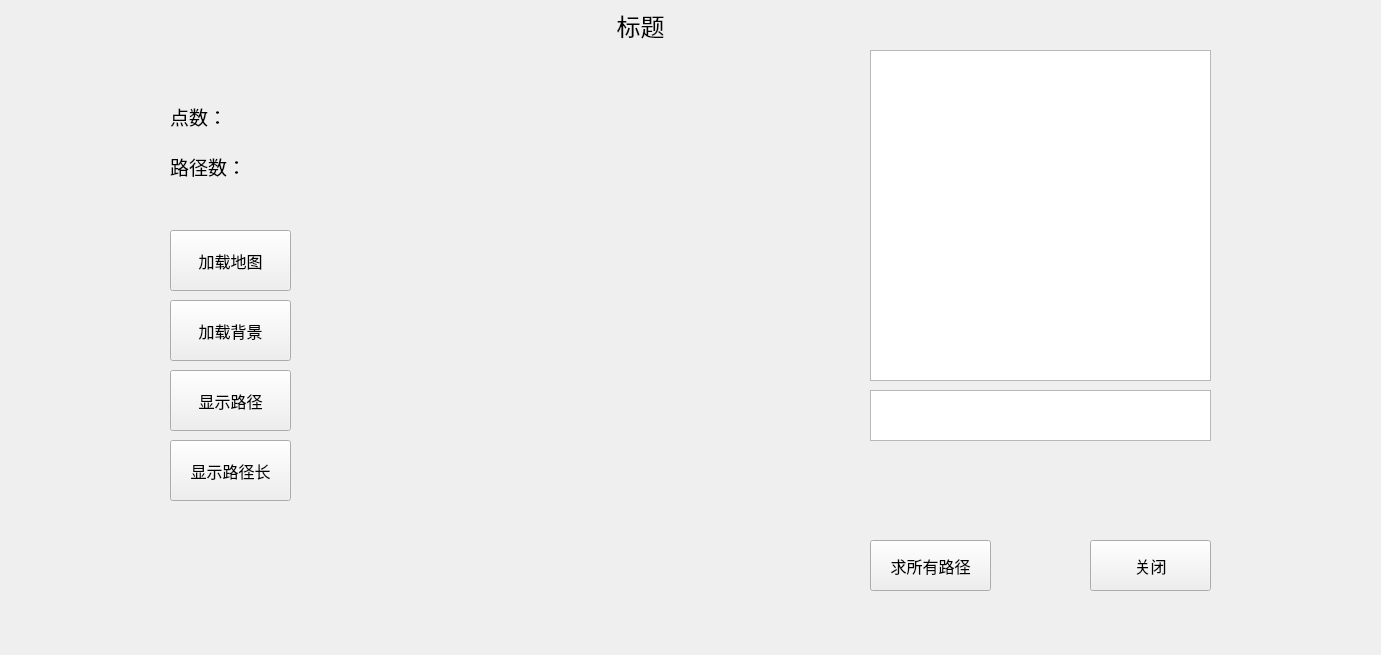
<?xml version="1.0" encoding="UTF-8"?>
<ui version="4.0">
 <class>window3</class>
 <widget class="QMainWindow" name="window3">
  <property name="geometry">
   <rect>
    <x>0</x>
    <y>0</y>
    <width>1381</width>
    <height>655</height>
   </rect>
  </property>
  <property name="sizePolicy">
   <sizepolicy hsizetype="Fixed" vsizetype="Fixed">
    <horstretch>0</horstretch>
    <verstretch>0</verstretch>
   </sizepolicy>
  </property>
  <property name="windowTitle">
   <string>校园导航系统</string>
  </property>
  <widget class="QWidget" name="centralwidget">
   <widget class="QPushButton" name="pushButton_3">
    <property name="geometry">
     <rect>
      <x>870</x>
      <y>540</y>
      <width>121</width>
      <height>51</height>
     </rect>
    </property>
    <property name="font">
     <font>
      <family>微软雅黑</family>
      <pointsize>12</pointsize>
     </font>
    </property>
    <property name="acceptDrops">
     <bool>true</bool>
    </property>
    <property name="text">
     <string>求所有路径</string>
    </property>
    <property name="flat">
     <bool>false</bool>
    </property>
   </widget>
   <widget class="QListWidget" name="listWidget_2">
    <property name="geometry">
     <rect>
      <x>870</x>
      <y>390</y>
      <width>341</width>
      <height>51</height>
     </rect>
    </property>
   </widget>
   <widget class="QLabel" name="label_3">
    <property name="geometry">
     <rect>
      <x>170</x>
      <y>150</y>
      <width>101</width>
      <height>31</height>
     </rect>
    </property>
    <property name="font">
     <font>
      <family>微软雅黑</family>
      <pointsize>14</pointsize>
     </font>
    </property>
    <property name="text">
     <string>路径数：</string>
    </property>
    <property name="alignment">
     <set>Qt::AlignBottom|Qt::AlignLeading|Qt::AlignLeft</set>
    </property>
   </widget>
   <widget class="QLabel" name="label_5">
    <property name="geometry">
     <rect>
      <x>930</x>
      <y>500</y>
      <width>161</width>
      <height>41</height>
     </rect>
    </property>
    <property name="font">
     <font>
      <family>微软雅黑</family>
      <pointsize>14</pointsize>
     </font>
    </property>
    <property name="text">
     <string/>
    </property>
    <property name="alignment">
     <set>Qt::AlignCenter</set>
    </property>
    <property name="wordWrap">
     <bool>true</bool>
    </property>
   </widget>
   <widget class="QPushButton" name="pushButton_2">
    <property name="geometry">
     <rect>
      <x>170</x>
      <y>440</y>
      <width>121</width>
      <height>61</height>
     </rect>
    </property>
    <property name="font">
     <font>
      <family>微软雅黑</family>
      <pointsize>12</pointsize>
     </font>
    </property>
    <property name="text">
     <string>显示路径长</string>
    </property>
    <property name="autoDefault">
     <bool>false</bool>
    </property>
    <property name="default">
     <bool>false</bool>
    </property>
    <property name="flat">
     <bool>false</bool>
    </property>
   </widget>
   <widget class="QLabel" name="label_2">
    <property name="geometry">
     <rect>
      <x>170</x>
      <y>100</y>
      <width>101</width>
      <height>31</height>
     </rect>
    </property>
    <property name="font">
     <font>
      <family>微软雅黑</family>
      <pointsize>14</pointsize>
     </font>
    </property>
    <property name="text">
     <string>点数：</string>
    </property>
    <property name="alignment">
     <set>Qt::AlignBottom|Qt::AlignLeading|Qt::AlignLeft</set>
    </property>
   </widget>
   <widget class="QLabel" name="label_4">
    <property name="geometry">
     <rect>
      <x>930</x>
      <y>450</y>
      <width>161</width>
      <height>41</height>
     </rect>
    </property>
    <property name="font">
     <font>
      <family>微软雅黑</family>
      <pointsize>14</pointsize>
     </font>
    </property>
    <property name="text">
     <string/>
    </property>
    <property name="textFormat">
     <enum>Qt::AutoText</enum>
    </property>
    <property name="alignment">
     <set>Qt::AlignCenter</set>
    </property>
    <property name="wordWrap">
     <bool>true</bool>
    </property>
   </widget>
   <widget class="QLabel" name="label">
    <property name="geometry">
     <rect>
      <x>310</x>
      <y>820</y>
      <width>391</width>
      <height>31</height>
     </rect>
    </property>
    <property name="font">
     <font>
      <family>微软雅黑</family>
      <pointsize>14</pointsize>
     </font>
    </property>
    <property name="text">
     <string/>
    </property>
    <property name="alignment">
     <set>Qt::AlignCenter</set>
    </property>
   </widget>
   <widget class="QListWidget" name="listWidget">
    <property name="geometry">
     <rect>
      <x>870</x>
      <y>50</y>
      <width>341</width>
      <height>331</height>
     </rect>
    </property>
   </widget>
   <widget class="QPushButton" name="pushButton_1">
    <property name="geometry">
     <rect>
      <x>170</x>
      <y>370</y>
      <width>121</width>
      <height>61</height>
     </rect>
    </property>
    <property name="font">
     <font>
      <family>微软雅黑</family>
      <pointsize>12</pointsize>
     </font>
    </property>
    <property name="text">
     <string>显示路径</string>
    </property>
   </widget>
   <widget class="QLabel" name="label_6">
    <property name="geometry">
     <rect>
      <x>450</x>
      <y>10</y>
      <width>381</width>
      <height>31</height>
     </rect>
    </property>
    <property name="font">
     <font>
      <family>微软雅黑</family>
      <pointsize>18</pointsize>
     </font>
    </property>
    <property name="text">
     <string>标题</string>
    </property>
    <property name="alignment">
     <set>Qt::AlignCenter</set>
    </property>
   </widget>
   <widget class="QPushButton" name="pushButton_4">
    <property name="geometry">
     <rect>
      <x>1090</x>
      <y>540</y>
      <width>121</width>
      <height>51</height>
     </rect>
    </property>
    <property name="font">
     <font>
      <family>微软雅黑</family>
      <pointsize>12</pointsize>
     </font>
    </property>
    <property name="acceptDrops">
     <bool>true</bool>
    </property>
    <property name="text">
     <string>关闭</string>
    </property>
    <property name="flat">
     <bool>false</bool>
    </property>
   </widget>
   <widget class="QPushButton" name="pushButton_5">
    <property name="geometry">
     <rect>
      <x>170</x>
      <y>230</y>
      <width>121</width>
      <height>61</height>
     </rect>
    </property>
    <property name="font">
     <font>
      <family>微软雅黑</family>
      <pointsize>12</pointsize>
     </font>
    </property>
    <property name="text">
     <string>加载地图</string>
    </property>
   </widget>
   <widget class="QPushButton" name="pushButton_6">
    <property name="geometry">
     <rect>
      <x>170</x>
      <y>300</y>
      <width>121</width>
      <height>61</height>
     </rect>
    </property>
    <property name="font">
     <font>
      <family>微软雅黑</family>
      <pointsize>12</pointsize>
     </font>
    </property>
    <property name="text">
     <string>加载背景</string>
    </property>
   </widget>
  </widget>
 </widget>
 <resources/>
 <connections/>
</ui>
